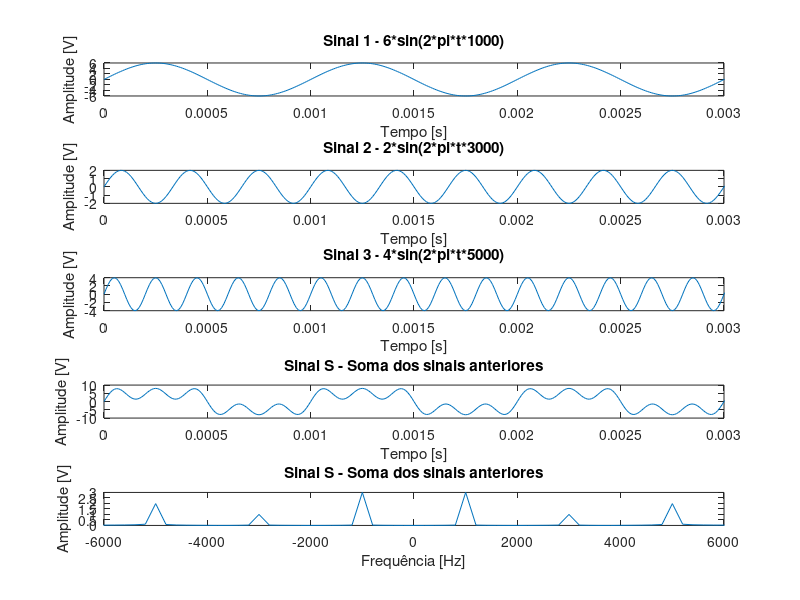
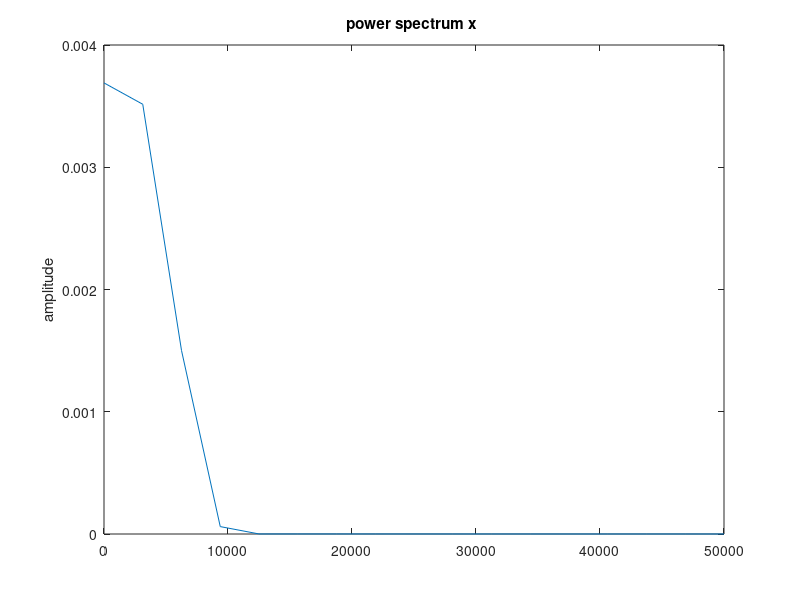

MATLAB code to generate these figures, in order:
clear all;
clc;
close all;

fa = 100e3;
f1 = 1e3;
f2 = 3*f1;
f3 = 5*f1;
t = [0:1/fa:5*(1/1e3)];
f = [-fa/2:200:fa/2];

x1_t = 6*sin(2*pi*t*f1);
x2_t = 2*sin(2*pi*t*f2);
x3_t = 4*sin(2*pi*t*f3);
s_t = x1_t + x2_t + x3_t;
S_f = fft(s_t)/length(s_t);
S_f_shift = fftshift(S_f);

figure(1)
subplot(511)
plot(t, x1_t)
xlim([0 3/f1])
ylim([-6 6])
title('Sinal 1 - 6*sin(2*pi*t*1000)')
xlabel('Tempo [s]')
ylabel('Amplitude [V]')

subplot(512)
plot(t, x2_t)
xlim([0 3/f1])
title('Sinal 2 - 2*sin(2*pi*t*3000)')
xlabel('Tempo [s]')
ylabel('Amplitude [V]')

subplot(513)
plot(t, x3_t)
xlim([0 3/f1])
title('Sinal 3 - 4*sin(2*pi*t*5000)')
xlabel('Tempo [s]')
ylabel('Amplitude [V]')

subplot(514)
plot(t, s_t)
xlim([0 3/f1])
title('Sinal S - Soma dos sinais anteriores')
xlabel('Tempo [s]')
ylabel('Amplitude [V]')

subplot(515)
plot(f, abs(S_f_shift)); xlim([-6e3 6e3])
title('Sinal S - Soma dos sinais anteriores')
xlabel('Frequência [Hz]')
ylabel('Amplitude [V]')

% Calculo da norma (media do vetor)
% Do ponto de vista geometrico, a norma ao quadrado representa energia do 
% sinal, que dividido pelo tempo, tempos potencia.
(norm(s_t)^2)/length(s_t)

figure(2)
pwelch(s_t, [], [], [], fa)

% outro exercicio:
% filtro_pb = [zeros(1, 9500) ones(1, 1001) zeros(1, 9500)];
% sinal_out = abs(X_f_shift).*filtro_pb;
